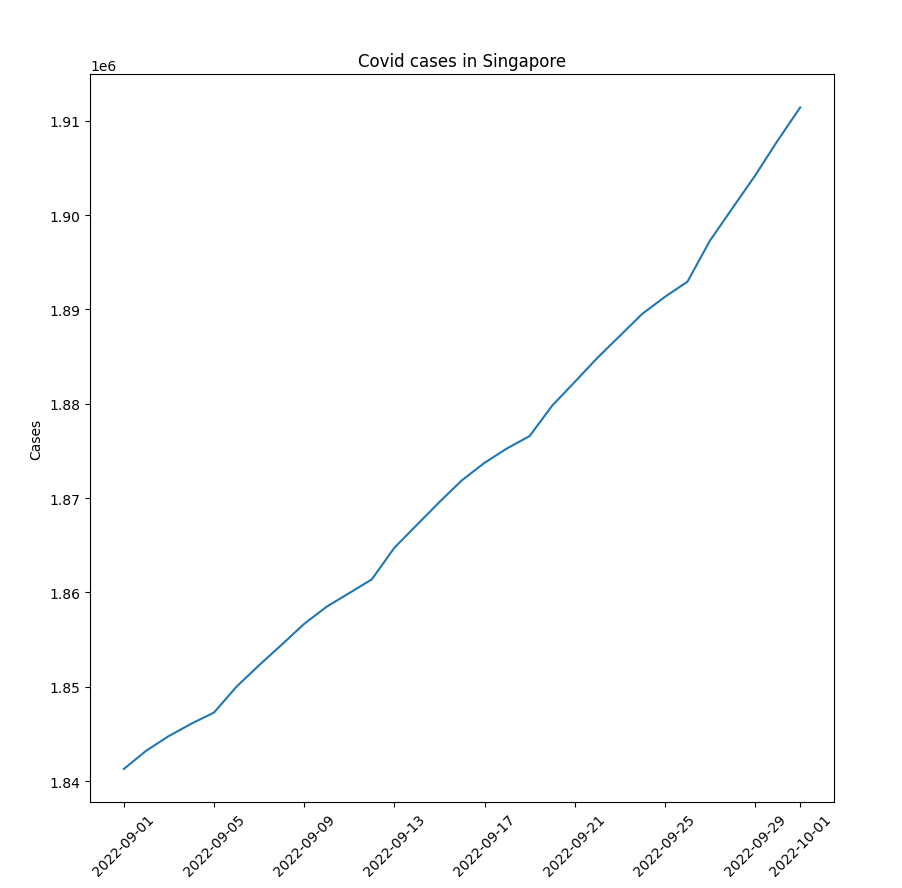

Reproduce this figure in Python.
import sys
from datetime import datetime

import matplotlib.dates as mdates
import matplotlib.pyplot as plt
import requests
from dateutil import parser
from dateutil.relativedelta import relativedelta


def plot_covid(data):
    x_axis = list(map(lambda x: parser.isoparse(x['Date']), data))
    y_axis = list(map(lambda y: y['Cases'], data))
    plt.plot(x_axis, y_axis)
    plt.title('Covid cases in Singapore')
    plt.gca().xaxis.set_major_locator(mdates.AutoDateLocator())
    plt.xticks(rotation=45)
    plt.ylabel('Cases')
    plt.show()


API = 'https://api.covid19api.com/country/singapore/status/confirmed'
if __name__ == "__main__":
    start = ""  # 15/09/22
    end = ""  # 01/10/22
    if len(sys.argv) == 3:  # user input
        start = sys.argv[1]
        end = sys.argv[2]

    try:
        start = datetime.strptime(start, '%d/%m/%y')
        end = datetime.strptime(end, '%d/%m/%y')
    except Exception as e:
        print(e)
        # default get 3 months worth of data
        print('use default today - 3 months')
        end = datetime.now().replace(hour=0, minute=0, second=0)
        start = end - relativedelta(months=3)

    params = {
        'from': start,
        'to': end
    }
    resp = requests.get(API, params=params)
    data = resp.json()
    plot_covid(data)
